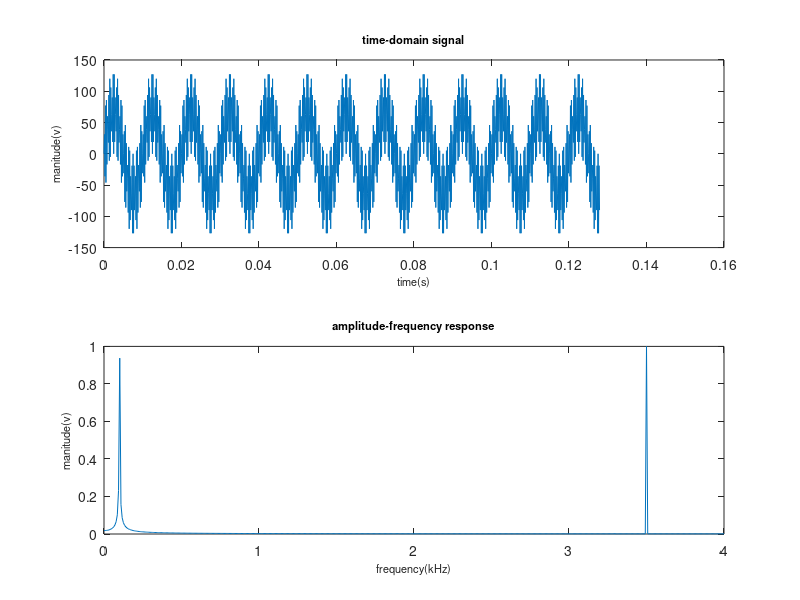

The MATLAB script that drew this image:
f1=3500,f2=100;
Fs=8000;
N=8;
L=1024;



t=0:1/Fs:1/Fs*(L-1);
s1=sin(2*pi*f1*t);
s2=sin(2*pi*f2*t);
si=s1+s2;
si=round(si*(2^(N-1)-1));
f_s=si/max(abs(si));
Q_s=round(f_s*(2^(N-1)-1));
subplot(211);plot(t,Q_s);
xlabel('time(s)','fontsize',8);
ylabel('manitude(v)','fontsize',8);
title('time-domain signal','fontsize',8);


f=abs(fft(si,L));
ft=[0:(Fs/L):Fs/2]*(10^(-3));
f1=f(1:length(ft));
f1=f1/max(f1);
subplot(212);plot(ft,f1);
xlabel('frequency(kHz)','fontsize',8);
ylabel('manitude(v)','fontsize',8);
title('amplitude-frequency response','fontsize',8);

fid=fopen('\home\houyayue\hodepoint\TextCode\BlueModule\SinIn.txt','w');
for k=1:length(Q_s)
    B_s=dec2bin(Q_s(k)+(Q_s(k)<0)*2^N,N);
    for j=1:N
         if B_s(j)=='1'
             tb=1;
         else
             tb=0;
         end
         fprintf(fid,'%d',tb);
    end
    fprintf(fid,'\r\n');
end
fprintf(fid,';');
fclose(fid);



